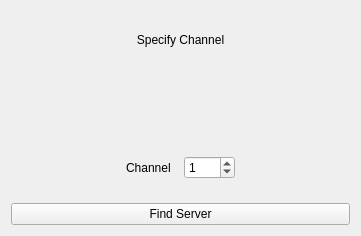
<ui version="4.0" >
 <class>NeoConnection</class>
 <widget class="QWidget" name="NeoConnection" >
  <property name="geometry" >
   <rect>
    <x>0</x>
    <y>0</y>
    <width>361</width>
    <height>236</height>
   </rect>
  </property>
  <property name="windowTitle" >
   <string>Form</string>
  </property>
  <layout class="QVBoxLayout" >
   <item>
    <widget class="QLabel" name="messageLabel" >
     <property name="text" >
      <string>Specify Channel</string>
     </property>
     <property name="alignment" >
      <set>Qt::AlignCenter</set>
     </property>
    </widget>
   </item>
   <item>
    <layout class="QHBoxLayout" >
     <item>
      <widget class="QLabel" name="label_20" >
       <property name="text" >
        <string/>
       </property>
      </widget>
     </item>
    </layout>
   </item>
   <item>
    <layout class="QHBoxLayout" >
     <item>
      <widget class="QLabel" name="label_4" >
       <property name="text" >
        <string/>
       </property>
      </widget>
     </item>
     <item>
      <widget class="QLabel" name="label_3" >
       <property name="text" >
        <string/>
       </property>
      </widget>
     </item>
     <item>
      <widget class="QLabel" name="label" >
       <property name="text" >
        <string>Channel</string>
       </property>
      </widget>
     </item>
     <item>
      <widget class="QSpinBox" name="channelEdit" >
       <property name="maximum" >
        <number>30</number>
       </property>
       <property name="value" >
        <number>1</number>
       </property>
      </widget>
     </item>
     <item>
      <widget class="QLabel" name="label_2" >
       <property name="text" >
        <string/>
       </property>
      </widget>
     </item>
     <item>
      <widget class="QLabel" name="label_5" >
       <property name="text" >
        <string/>
       </property>
      </widget>
     </item>
    </layout>
   </item>
   <item>
    <widget class="QPushButton" name="serverButton" >
     <property name="text" >
      <string>Find Server</string>
     </property>
    </widget>
   </item>
  </layout>
 </widget>
 <resources/>
 <connections/>
</ui>
